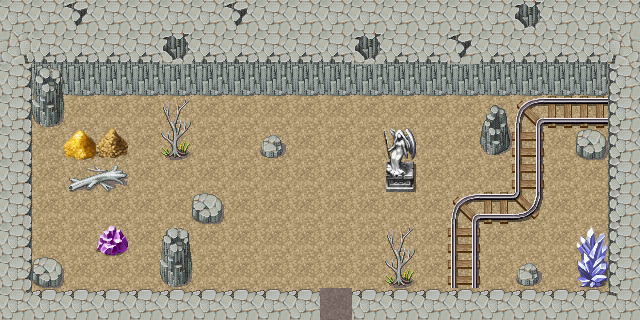

The image is a tile-based game level rendered from a .tmx file. Its description and source (layers, tilesets, objects; grid data summarised) follow:
An orthogonal 20x10 tile map with 32x32 px tiles, 4 tile layers (Слой тайлов 1, Слой тайлов 2, Слой тайлов 3, Слой тайлов 4), 3 tilesets and 22 objects (world_1).

<map version="1.0" orientation="orthogonal" renderorder="right-down" width="20" height="10" tilewidth="32" tileheight="32" nextobjectid="25">
 <tileset firstgid="1" name="RPGmakerXPMegaTilesetByLmnopguy7" tilewidth="32" tileheight="32">
  <image source="../Images/RPGmakerXPMegaTilesetByLmnopguy7.png" width="256" height="15300" />
 </tileset>
 <tileset firstgid="3825" name="tilea2" tilewidth="32" tileheight="32">
  <image source="../Images/tilea2.png" width="512" height="384" />
 </tileset>
 <tileset firstgid="4017" name="RPG_Maker_Tileset" tilewidth="32" tileheight="32">
  <image source="../Images/RPG_Maker_Tileset.png" width="1024" height="2016" />
 </tileset>
 <layer name="Слой тайлов 1" width="20" height="10">
  <data>[200 cells, 200 non-empty, 1 distinct tile ids]</data>
 </layer>
 <layer name="Слой тайлов 2" width="20" height="10">
  <data>[200 cells, 92 non-empty, 11 distinct tile ids]</data>
 </layer>
 <layer name="Слой тайлов 3" width="20" height="10">
  <data>[200 cells, 28 non-empty, 17 distinct tile ids]</data>
 </layer>
 <layer name="Слой тайлов 4" width="20" height="10">
  <data>[200 cells, 6 non-empty, 5 distinct tile ids]</data>
 </layer>
 <objectgroup name="collision">
  <object id="3" x="194" y="197" width="26" height="24" />
  <object id="4" x="161.5" y="257.5" width="29" height="29.5" />
  <object id="5" x="100" y="231" width="24" height="22" />
  <object id="6" x="36" y="260" width="23" height="27" />
  <object id="7" x="32" y="97" width="31" height="26" />
  <object id="8" x="66" y="130" width="59" height="28" />
  <object id="9" x="68" y="171" width="57" height="16" />
  <object id="10" x="165.25" y="129.5" width="19.75" height="28.5" />
  <object id="11" x="261" y="134" width="20" height="24" />
  <object id="12" x="386" y="160" width="29" height="29" />
  <object id="13" x="516" y="264" width="18" height="16" />
  <object id="14" x="578" y="255" width="26" height="30" />
  <object id="15" x="480" y="127.5" width="28" height="24.5" />
  <object id="16" x="389.25" y="256" width="19.5" height="29" />
  <object id="17" x="577" y="130" width="25" height="24" />
  <object id="18" x="-2" y="1" width="32" height="319" />
  <object id="19" x="32" y="291" width="283" height="28" />
  <object id="20" x="357" y="291" width="280" height="27" />
  <object id="22" x="607" y="1" width="32" height="294" />
  <object id="23" x="605" y="-1" height="55" />
  <object id="24" x="32" y="2" width="574" height="92" />
 </objectgroup>
 <objectgroup name="teleport">
  <object id="1" name="world_1" x="321" y="296" width="29" height="23">
   <properties>
    <property name="def_x" value="10" />
    <property name="def_y" value="7" />
   </properties>
  </object>
 </objectgroup>
</map>
